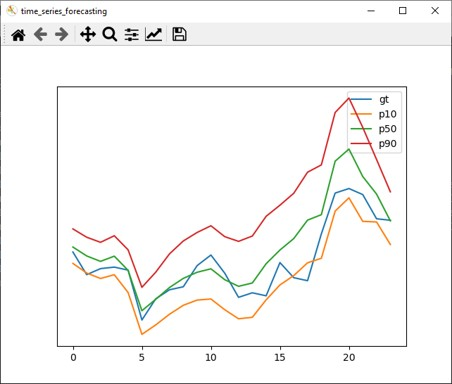

Write the Python code that produced this figure.
#!/usr/bin/env python3

"""
 Copyright (c) 2021-2023 Intel Corporation
 Licensed under the Apache License, Version 2.0 (the "License");
 you may not use this file except in compliance with the License.
 You may obtain a copy of the License at
      http://www.apache.org/licenses/LICENSE-2.0
 Unless required by applicable law or agreed to in writing, software
 distributed under the License is distributed on an "AS IS" BASIS,
 WITHOUT WARRANTIES OR CONDITIONS OF ANY KIND, either express or implied.
 See the License for the specific language governing permissions and
 limitations under the License.
"""
import argparse
import logging as log
import sys
from pathlib import Path
from collections import OrderedDict

import matplotlib.pyplot as plt
import matplotlib.animation as animation
from openvino.runtime import Core, get_version
from openvino.tools.accuracy_checker.dataset import read_annotation


log.basicConfig(format='[ %(levelname)s ] %(message)s', level=log.DEBUG, stream=sys.stdout)


class ForecastingEngine:
    """ OpenVINO engine for Time Series Forecasting.

    Arguments:
        model_path (str): path to model's .xml file.
        input_name (str): name of input blob of model.
        output_name (str): name of output blob of model.
    """
    def __init__(self, model_path, input_name, output_name, quantiles):
        device = "CPU"
        log.info('OpenVINO Runtime')
        log.info('\tbuild: {}'.format(get_version()))
        core = Core()
        log.info('Reading model {}'.format(model_path))
        model = core.read_model(model_path)
        compiled_model = core.compile_model(model, device)
        self.infer_request = compiled_model.create_infer_request()
        log.info('The model {} is loaded to {}'.format(model_path, device))
        self.input_tensor_name = input_name
        self.output_tensor_name = output_name
        self.quantiles = quantiles
        model.output(self.output_tensor_name) # ensure a tensor with the name exists

    def __call__(self, inputs):
        """ Main forecasting method.

        Arguments:
            inputs (np.array): input data.

        Returns:
            preds (dict): predicted quantiles.
        """
        self.infer_request.infer(inputs={self.input_tensor_name: inputs})
        preds = self.infer_request.get_tensor(self.output_tensor_name).data[:]
        out = {}
        for i, q in enumerate(self.quantiles):
            out[q] = preds[:, :, i].flatten()
        return out


class ForecastingDataset:
    """ Wrapper for dataset pickled by accuracy_checker.

    Arguments:
        data_path (str): path to .pickle dataset
    """
    def __init__(self, data_path):
        self.data = read_annotation(data_path)

    def get_total_time(self):
        """ Get prediction interval size.

        Returns:
            total_time (int): prediction interval size.
        """
        return len(self.data[0].outputs.flatten())

    def __len__(self):
        """ Get dataset size.

        Returns:
            size (int): dataset size.
        """
        return len(self.data)

    def __getitem__(self, idx):
        """ Get sample.

        Arguments:
            idx (idx): idx of the sample.

        Returns:
            sample: get annotation object.
        """
        try:
            return self.data[idx]
        except KeyError:
            raise IndexError


class ForecastingActors:
    """ Container for actors management.

    Arguments:
        ax (Axes): subplot.
        quantiles (list<str>): quantiles list.
        total_time (int): prediction interval size.
    """
    def __init__(self, ax, quantiles, total_time):
        self.ax = ax
        self.quantiles = quantiles
        self.total_time = total_time
        self._init_curves()

    def update_curves(self, preds, gt):
        """ Update curves.

        Arguments:
            preds (dict<np.array>): dict of predicted quantiles.
            gt (Annotation): annotation object.
        """
        self.curves["gt"].set_ydata(gt.inorm(gt.outputs.flatten()))
        for key, val in preds.items():
            self.curves[key].set_ydata(gt.inorm(val.flatten()))
        return self.curves.values()

    def _init_curves(self):
        self.curves = OrderedDict()
        self.curves["gt"], = self.ax.plot([0] * self.total_time, label="gt")
        for q in self.quantiles:
            self.curves[q], = self.ax.plot([0] * self.total_time, label=q)


def build_argparser():
    """ Build argument parser.
    """
    parser = argparse.ArgumentParser()
    parser.add_argument('-m', '--model', required=True, type=Path,
                        help="Required. Path to an .xml file with a trained model")
    parser.add_argument('--input-name', type=str, default='timestamps',
                        help='Optional. Name of the models input node.')
    parser.add_argument('--output-name', type=str, default='quantiles',
                        help='Optional. Name of the models output node.')
    parser.add_argument('-i', '--input', type=str, required=True,
                        help='Required. Path to the dataset file in .pickle format.')
    parser.add_argument('--quantiles', type=str, default='p10,p50,p90',
                        help='Optional. Names of predicted quantiles.')
    return parser


def main(args):
    quantiles = args.quantiles.split(",")
    model = ForecastingEngine(
        model_path=args.model,
        input_name=args.input_name,
        output_name=args.output_name,
        quantiles=quantiles
    )
    dataset = ForecastingDataset(args.input)

    fig, ax = plt.subplots()
    fig.canvas.manager.set_window_title('time_series_forecasting')
    ax.get_yaxis().set_visible(False)
    actors = ForecastingActors(
        ax=ax,
        quantiles=quantiles,
        total_time=dataset.get_total_time()
    )

    def animate(idx):
        sample = dataset[idx]
        preds = model(sample.inputs)
        curves = actors.update_curves(preds, sample)
        ax.relim()
        ax.autoscale_view(True, True, True)
        return curves

    _ = animation.FuncAnimation(
        fig,
        animate,
        frames=len(dataset),
        interval=50,
        blit=True
    )

    ax.legend(loc="upper right")
    plt.show()

if __name__ == "__main__":
    args = build_argparser().parse_args()
    sys.exit(main(args) or 0)
